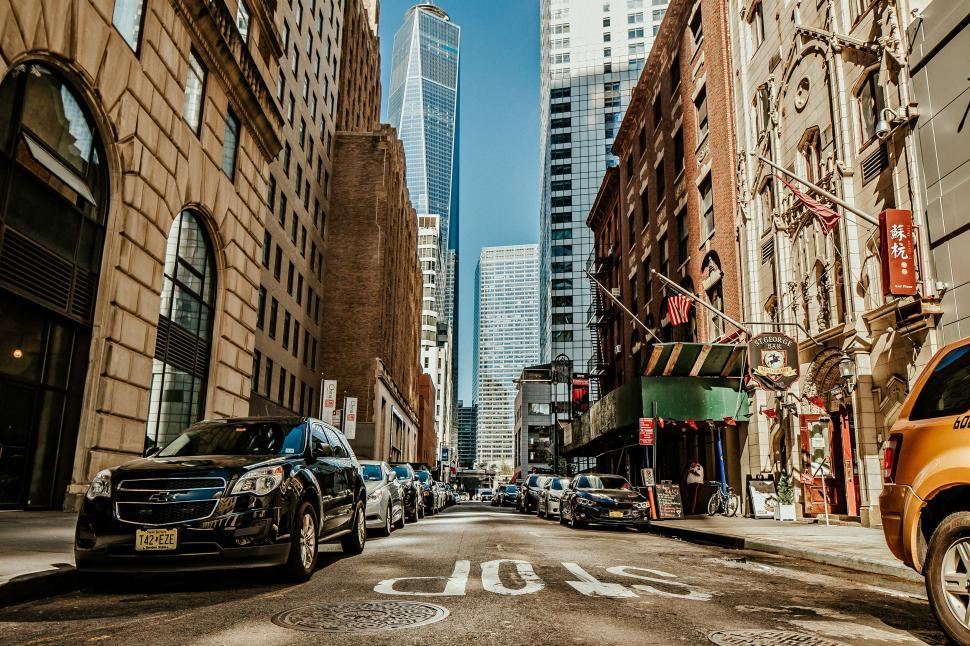
#> input picture imagenes/transporte/calle.jpg, 970 x 646 px
$ python VisionCompuChatGPT.py
#> lines starting #> are read from the running program, lines starting #| are printed output that depends on the picture; after the words box and inside, x2 and y2 are one past the last pixel; in counts of white or black regions, pixels touching at a corner belong together
import cv2 #Librería para imágenes
import ezdxf #Librería para imágenes vectoriales

# 1. Cargar la imagen
img = cv2.imread("imagenes/transporte/calle.jpg")
#> img is the input picture: shape (646, 970, 3); mean B, G, R 80.8, 98.4, 109.7
assert img is not None, "No se pudo cargar calle.jpg"

# 2. Mostrar la imagen original
cv2.imshow("Original", img)

# 3. Pasar a escala de grises
gris = cv2.cvtColor(img, cv2.COLOR_BGR2GRAY)
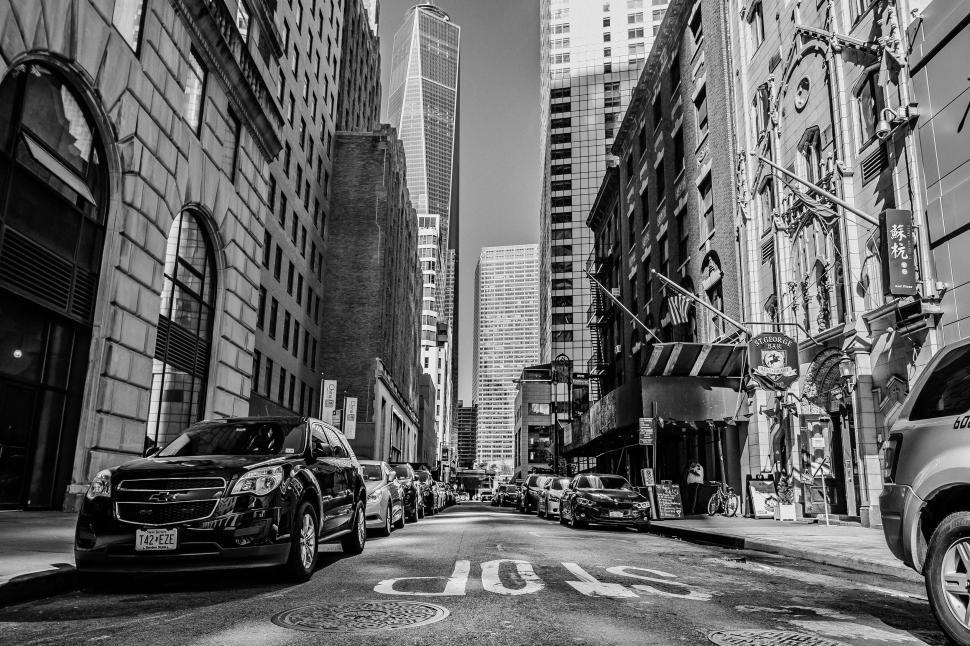
#> gris: shape (646, 970); min 0, max 254, mean 99.8
cv2.imshow("Gris", gris)

# 4. Aplicar detección de bordes (Canny)
edges = cv2.Canny(gris, threshold1=100, threshold2=200)
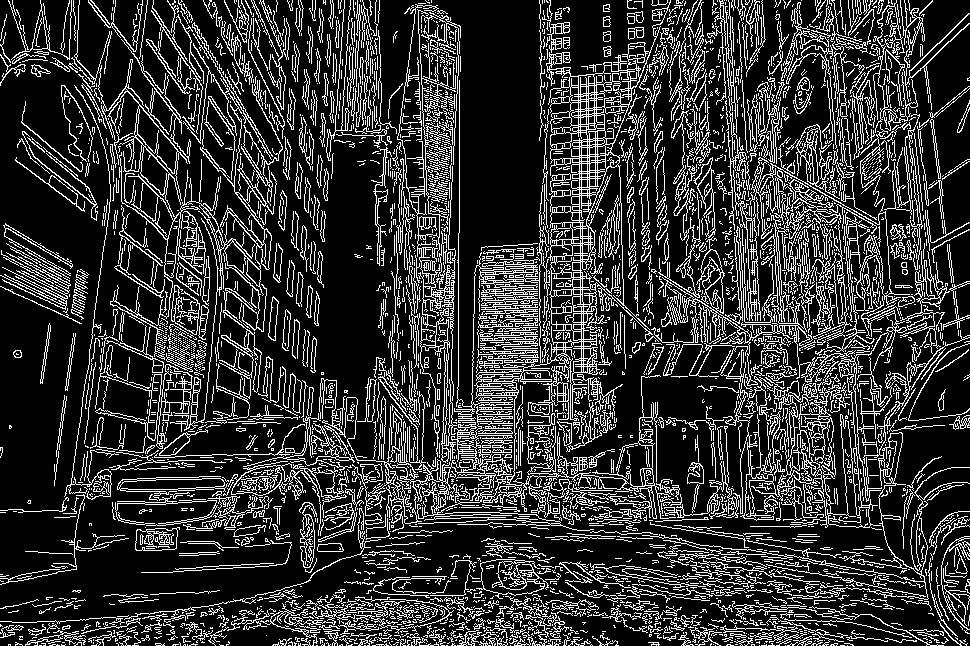
#> edges: shape (646, 970); 20.4% white in thin lines or dots
cv2.imshow("Bordes (Canny)", edges)

# 5. Encontrar contornos
contornos, _ = cv2.findContours(edges, cv2.RETR_EXTERNAL, cv2.CHAIN_APPROX_SIMPLE)
#> contornos = 3238 contours, 2971 with area under 20; largest, box (x1, y1, x2, y2) and area: (319, 0, 676, 531) 20574, (662, 157, 910, 528) 6896, (98, 22, 283, 432) 5631, (397, 4, 456, 463) 1823, (115, 476, 228, 526) 1232
print(f"Encontrados {len(contornos)} contornos")
#| Encontrados 3238 contornos
contorno_img = img.copy()
cv2.drawContours(contorno_img, contornos, -1, (0, 255, 0), 2)
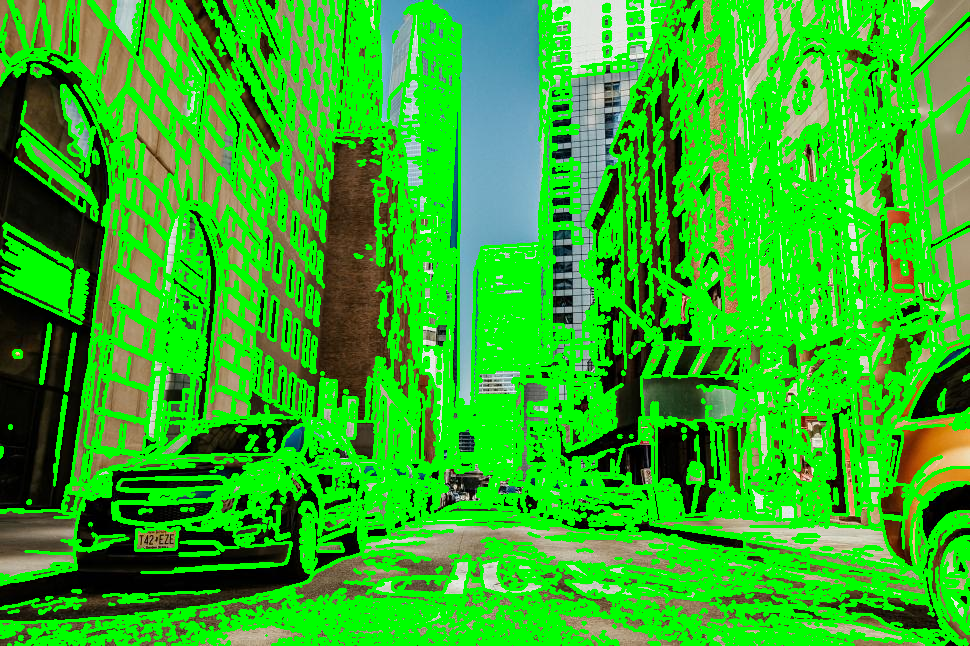
#> contorno_img: shape (646, 970, 3); mean B, G, R 36.2, 179.9, 46.8
cv2.imshow("Contornos", contorno_img)

# 6. Redimensionar
resize = cv2.resize(img, (img.shape[1]//2, img.shape[0]//2))
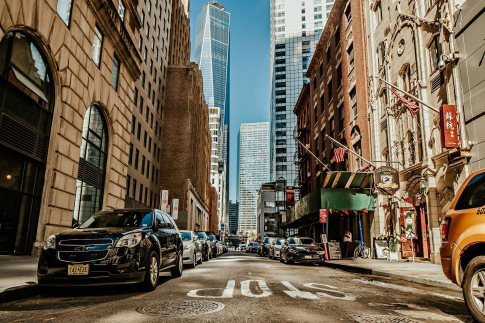
#> resize: shape (323, 485, 3); mean B, G, R 81, 98.5, 109.8
cv2.imshow("Redimensionada", resize)

# 7. Guardar resultado
cv2.imwrite("urban_gray.jpg", gris)
cv2.waitKey(0)
cv2.destroyAllWindows()

############################################Dibujar vectores SVG
# 8 Dimensiones de la imagen
height, width = img.shape[:2]
#> height = 646; width = 970

# 11.a Crear archivo SVG
with open("contornos.svg", "w") as f:
    f.write(f'<svg xmlns="http://www.w3.org/2000/svg" width="{width}" height="{height}">\n')

    # Dibujar cada contorno como una "polyline"
    for cnt in contornos:
        puntos = " ".join(f"{pt[0][0]},{pt[0][1]}" for pt in cnt)
        f.write(f'  <polyline points="{puntos}" stroke="black" fill="none" stroke-width="1"/>\n')
#> this loop made 3238 passes
#> cnt on passes 1 to 3: [[847, 645]], [[840, 645], [844, 645]], [[819, 645], [820, 645]]

    f.write('</svg>\n')
print("SVG generado: contornos.svg")


############################################Dibujar vectores DXF
# 9 Detectar contornos
contours, _ = cv2.findContours(edges, cv2.RETR_EXTERNAL, cv2.CHAIN_APPROX_SIMPLE)
#> contours has the same summary as contornos
print(f"Contornos encontrados: {len(contours)}")
#| Contornos encontrados: 3238

# 10 Crear un archivo DXF
doc = ezdxf.new()
msp = doc.modelspace()

# 11 Dibujar contornos en el modelo
for cnt in contours:
    points = [(int(p[0][0]), int(p[0][1])) for p in cnt]
    if len(points) > 2:
        msp.add_lwpolyline(points, close=True)
#> this loop made 3238 passes

# 12 Guardar como DXF
doc.saveas("contornos.dxf")
print("Archivo DXF guardado: contornos.dxf")

$ run again, with imagenes/transporte/avenida.jpg copied over imagenes/transporte/calle.jpg
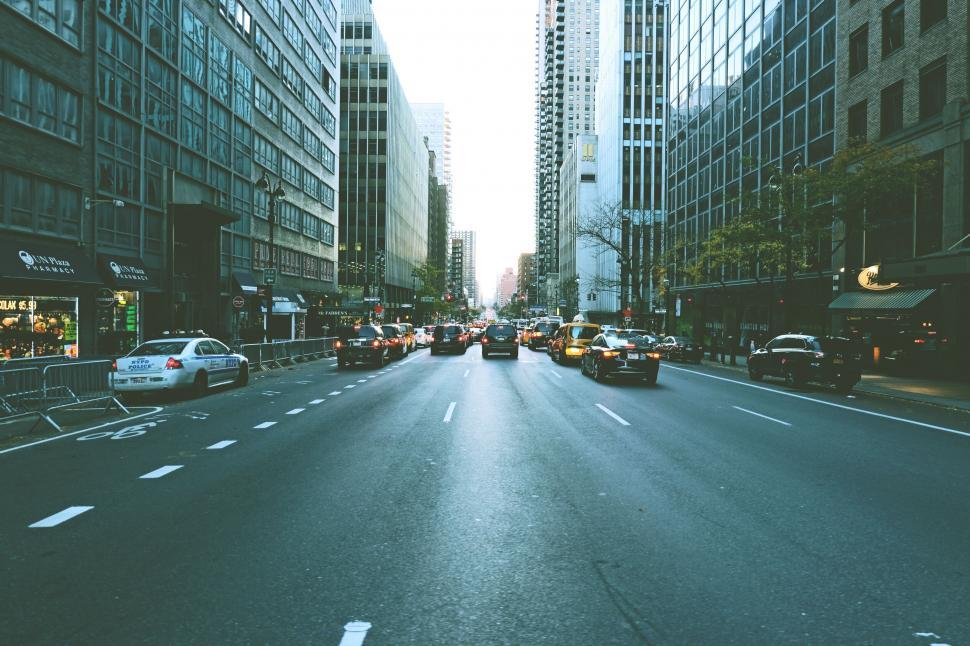
#> input picture imagenes/transporte/avenida.jpg, 970 x 646 px
#> img is the input picture: shape (646, 970, 3); mean B, G, R 115.7, 116.1, 88.8
#> `edges = cv2.Canny(gris, threshold1=100, threshold2=200)`:
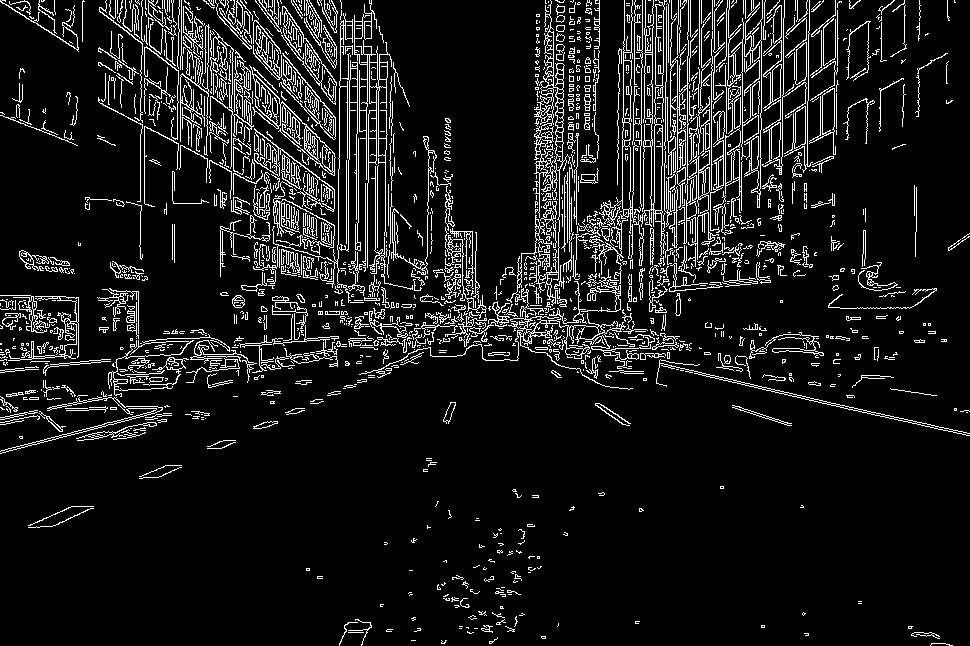
#> edges: shape (646, 970); 9.5% white in thin lines or dots
#> contornos = 1530 contours, 1356 with area under 20; largest, box (x1, y1, x2, y2) and area: (533, 0, 571, 307) 2508, (597, 0, 666, 266) 2328, (354, 14, 392, 268) 1428, (359, 215, 651, 390) 1208, (681, 111, 725, 244) 956
#| Encontrados 1530 contornos
#> `resize = cv2.resize(img, (img.shape[1]//2, img.shape[0]//2))`:
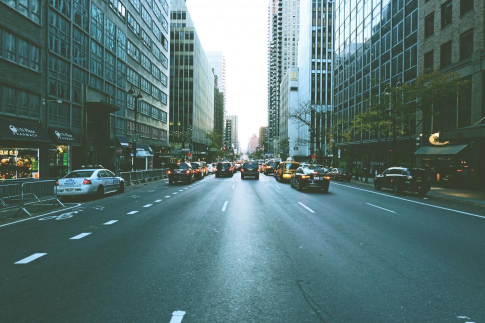
#> resize: shape (323, 485, 3); mean B, G, R 115.8, 116.2, 88.9
#> the loop `for cnt in contornos:` made 1530 passes
#> cnt on passes 3, 8, 11: [[411, 640], [415, 640]], [[348, 632], [363, 632]], [[474, 628], [477, 628]]
#> contours has the same summary as contornos
#| Contornos encontrados: 1530
#> the loop `for cnt in contours:` made 1530 passes
#> points on passes 3, 5, 8: [(411, 640), (415, 640)], [(541, 636), (541, 637), (542, 638), (545, 638), (545, 636)], [(348, 632), (363, 632)]

$ run again, with imagenes/transporte/barrio.jpg copied over imagenes/transporte/calle.jpg
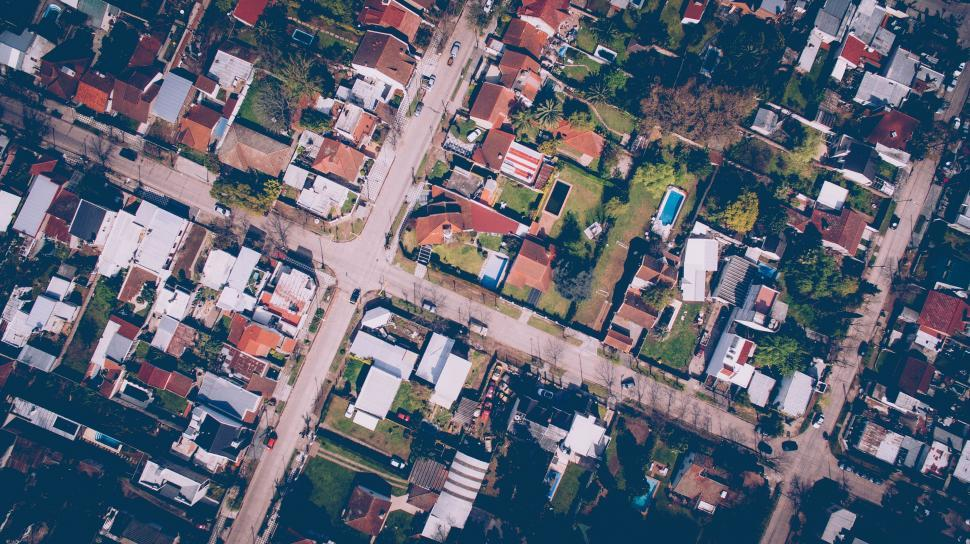
#> input picture imagenes/transporte/barrio.jpg, 970 x 544 px
#> img is the input picture: shape (544, 970, 3); mean B, G, R 114, 99.6, 96.2
#> `edges = cv2.Canny(gris, threshold1=100, threshold2=200)`:
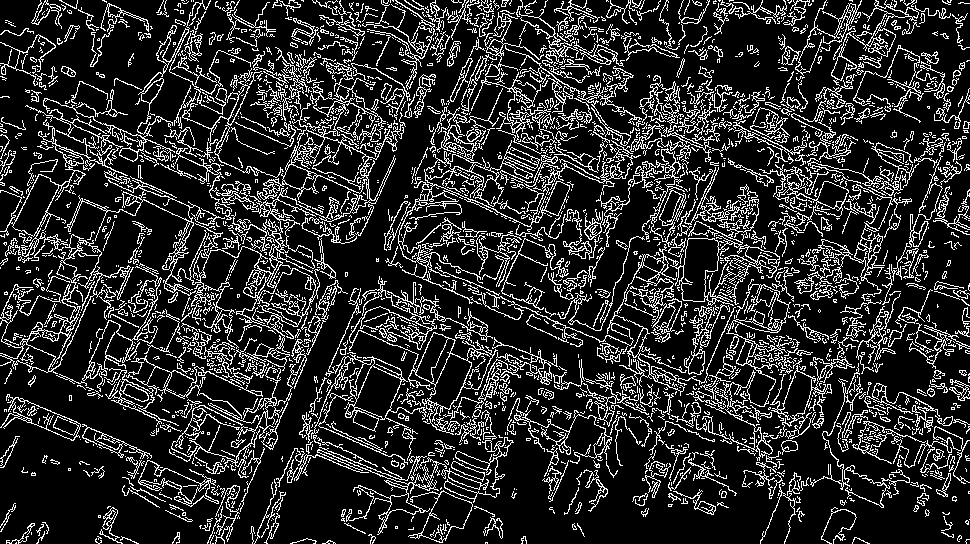
#> edges: shape (544, 970); 17.4% white in thin lines or dots
#> contornos = 2223 contours, 1957 with area under 20; largest, box (x1, y1, x2, y2) and area: (25, 78, 406, 371) 10712, (311, 276, 498, 469) 6315, (0, 234, 134, 374) 4616, (668, 221, 780, 306) 3094, (398, 125, 570, 304) 2936
#| Encontrados 2223 contornos
#> `resize = cv2.resize(img, (img.shape[1]//2, img.shape[0]//2))`:
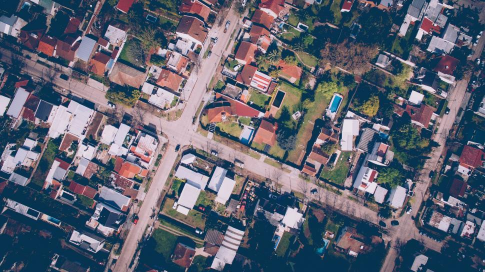
#> resize: shape (272, 485, 3); mean B, G, R 114.1, 99.8, 96.3
#> the loop `for cnt in contornos:` made 2223 passes
#> cnt on passes 1, 3, 6: [[212, 543], [213, 543]], [[16, 542], [15, 543], [16, 543]], [[844, 539], [845, 539]]
#> contours has the same summary as contornos
#| Contornos encontrados: 2223
#> the loop `for cnt in contours:` made 2223 passes
#> points on passes 1 to 3: [(212, 543), (213, 543)], [(485, 542), (485, 543), (486, 542), (487, 543), (487, 542)], [(16, 542), (15, 543), (16, 543)]
